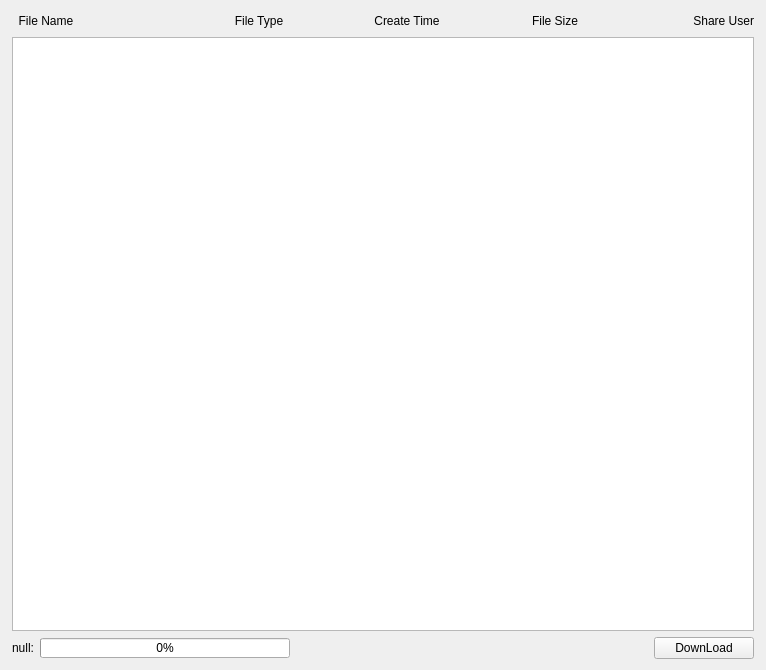
<?xml version="1.0" encoding="UTF-8"?>
<ui version="4.0">
 <class>Share_File_Widget</class>
 <widget class="QWidget" name="Share_File_Widget">
  <property name="geometry">
   <rect>
    <x>0</x>
    <y>0</y>
    <width>766</width>
    <height>670</height>
   </rect>
  </property>
  <property name="windowTitle">
   <string>Form</string>
  </property>
  <layout class="QGridLayout" name="gridLayout">
   <item row="2" column="1">
    <layout class="QHBoxLayout" name="horizontalLayout_2">
     <item>
      <widget class="QLabel" name="label_file_name_pro">
       <property name="text">
        <string>null:</string>
       </property>
      </widget>
     </item>
     <item>
      <widget class="QProgressBar" name="progressBar">
       <property name="minimumSize">
        <size>
         <width>250</width>
         <height>20</height>
        </size>
       </property>
       <property name="maximumSize">
        <size>
         <width>250</width>
         <height>20</height>
        </size>
       </property>
       <property name="value">
        <number>0</number>
       </property>
      </widget>
     </item>
     <item>
      <spacer name="horizontalSpacer_3">
       <property name="orientation">
        <enum>Qt::Horizontal</enum>
       </property>
       <property name="sizeType">
        <enum>QSizePolicy::Expanding</enum>
       </property>
       <property name="sizeHint" stdset="0">
        <size>
         <width>338</width>
         <height>13</height>
        </size>
       </property>
      </spacer>
     </item>
     <item>
      <widget class="QPushButton" name="btn_download">
       <property name="minimumSize">
        <size>
         <width>100</width>
         <height>0</height>
        </size>
       </property>
       <property name="maximumSize">
        <size>
         <width>100</width>
         <height>16777215</height>
        </size>
       </property>
       <property name="text">
        <string>DownLoad</string>
       </property>
      </widget>
     </item>
    </layout>
   </item>
   <item row="1" column="2">
    <spacer name="horizontalSpacer_5">
     <property name="orientation">
      <enum>Qt::Horizontal</enum>
     </property>
     <property name="sizeType">
      <enum>QSizePolicy::Fixed</enum>
     </property>
     <property name="sizeHint" stdset="0">
      <size>
       <width>1</width>
       <height>20</height>
      </size>
     </property>
    </spacer>
   </item>
   <item row="1" column="0">
    <spacer name="horizontalSpacer_4">
     <property name="orientation">
      <enum>Qt::Horizontal</enum>
     </property>
     <property name="sizeType">
      <enum>QSizePolicy::Fixed</enum>
     </property>
     <property name="sizeHint" stdset="0">
      <size>
       <width>1</width>
       <height>20</height>
      </size>
     </property>
    </spacer>
   </item>
   <item row="1" column="1">
    <widget class="QListWidget" name="file_list"/>
   </item>
   <item row="0" column="1">
    <layout class="QHBoxLayout" name="horizontalLayout">
     <item>
      <widget class="QLabel" name="label_file_name">
       <property name="minimumSize">
        <size>
         <width>150</width>
         <height>0</height>
        </size>
       </property>
       <property name="maximumSize">
        <size>
         <width>16777215</width>
         <height>16777215</height>
        </size>
       </property>
       <property name="text">
        <string>  File Name</string>
       </property>
      </widget>
     </item>
     <item>
      <spacer name="horizontalSpacer">
       <property name="orientation">
        <enum>Qt::Horizontal</enum>
       </property>
       <property name="sizeType">
        <enum>QSizePolicy::Fixed</enum>
       </property>
       <property name="sizeHint" stdset="0">
        <size>
         <width>40</width>
         <height>20</height>
        </size>
       </property>
      </spacer>
     </item>
     <item>
      <widget class="QLabel" name="label_file_type">
       <property name="minimumSize">
        <size>
         <width>0</width>
         <height>0</height>
        </size>
       </property>
       <property name="text">
        <string>File Type</string>
       </property>
       <property name="alignment">
        <set>Qt::AlignCenter</set>
       </property>
      </widget>
     </item>
     <item>
      <spacer name="horizontalSpacer_2">
       <property name="orientation">
        <enum>Qt::Horizontal</enum>
       </property>
       <property name="sizeType">
        <enum>QSizePolicy::Fixed</enum>
       </property>
       <property name="sizeHint" stdset="0">
        <size>
         <width>40</width>
         <height>20</height>
        </size>
       </property>
      </spacer>
     </item>
     <item>
      <widget class="QLabel" name="label">
       <property name="minimumSize">
        <size>
         <width>0</width>
         <height>0</height>
        </size>
       </property>
       <property name="maximumSize">
        <size>
         <width>16777215</width>
         <height>16777215</height>
        </size>
       </property>
       <property name="text">
        <string>Create Time</string>
       </property>
       <property name="alignment">
        <set>Qt::AlignCenter</set>
       </property>
      </widget>
     </item>
     <item>
      <spacer name="horizontalSpacer_6">
       <property name="orientation">
        <enum>Qt::Horizontal</enum>
       </property>
       <property name="sizeType">
        <enum>QSizePolicy::Fixed</enum>
       </property>
       <property name="sizeHint" stdset="0">
        <size>
         <width>40</width>
         <height>20</height>
        </size>
       </property>
      </spacer>
     </item>
     <item>
      <widget class="QLabel" name="label_2">
       <property name="text">
        <string>File Size</string>
       </property>
       <property name="alignment">
        <set>Qt::AlignCenter</set>
       </property>
      </widget>
     </item>
     <item>
      <spacer name="horizontalSpacer_7">
       <property name="orientation">
        <enum>Qt::Horizontal</enum>
       </property>
       <property name="sizeType">
        <enum>QSizePolicy::Fixed</enum>
       </property>
       <property name="sizeHint" stdset="0">
        <size>
         <width>40</width>
         <height>20</height>
        </size>
       </property>
      </spacer>
     </item>
     <item>
      <widget class="QLabel" name="label_3">
       <property name="text">
        <string>Share User</string>
       </property>
       <property name="alignment">
        <set>Qt::AlignRight|Qt::AlignTrailing|Qt::AlignVCenter</set>
       </property>
      </widget>
     </item>
    </layout>
   </item>
  </layout>
 </widget>
 <resources/>
 <connections/>
</ui>
